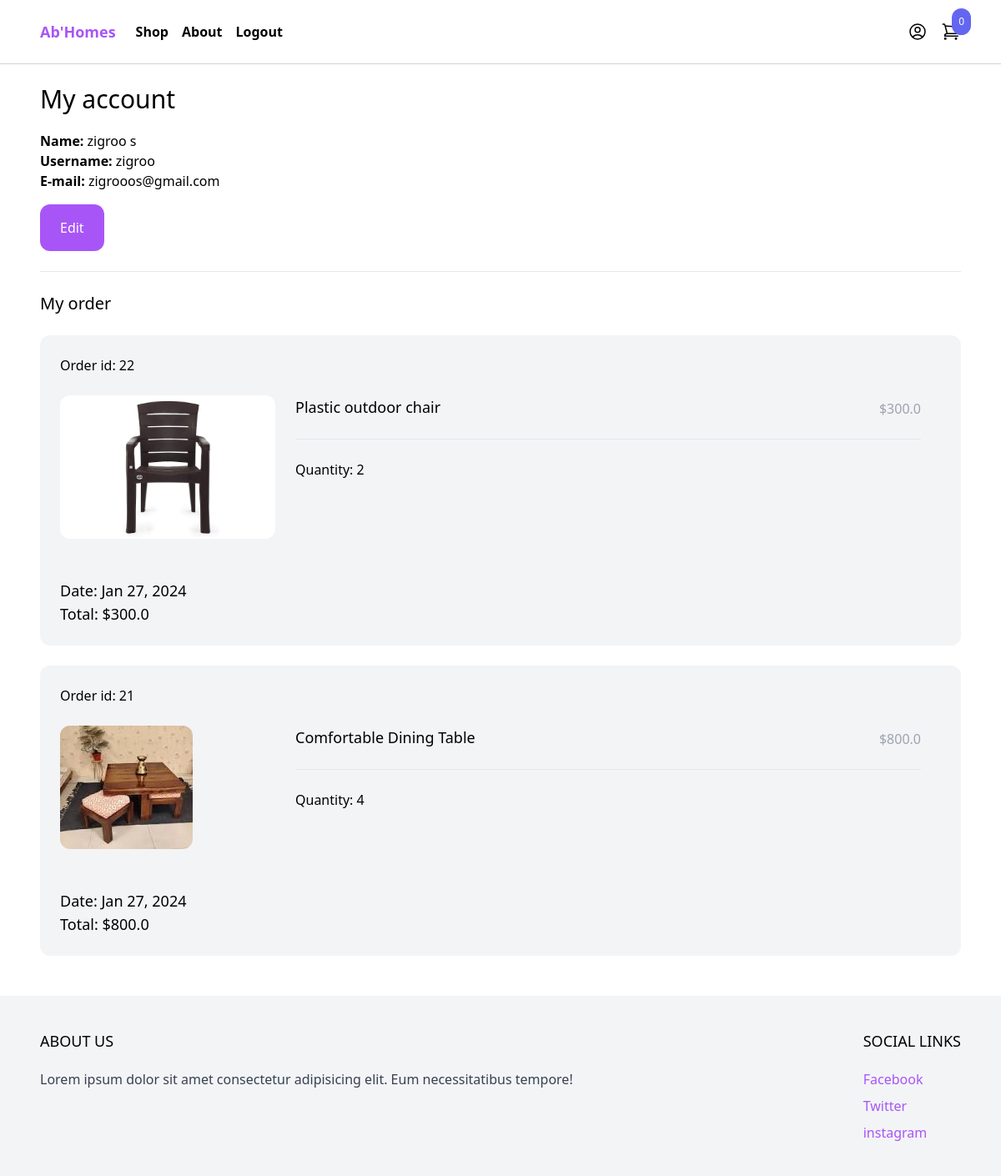
Screenshot of /myaccount/ (signed in) with the database file from the repository.
### order/models.py (models this page shows)
class Order(models.Model):
    ORDERED = 'ordered'
    SHIPPED = 'shipped'
    STATUS_CHOICES = (
        (ORDERED, 'Ordered'),
        (SHIPPED, 'Shipped')
    )
    user = models.ForeignKey(User, related_name='orders', blank=True, null=True, on_delete=models.CASCADE)
    first_name = models.CharField(max_length=255)
    last_name = models.CharField(max_length=255)
    email = models.CharField(max_length=255)
    address = models.CharField(max_length=255)
    zipcode = models.CharField(max_length=255)
    place = models.CharField(max_length=255)
    phone = models.CharField(max_length=255)
    payment_intent = models.CharField(max_length=255, null=True, blank=True)
    created_at = models.DateTimeField(auto_now_add=True)
    paid = models.BooleanField(default=False)
    paid_amount = models.IntegerField(blank=True, null=True)
    status = models.CharField(max_length=20, choices=STATUS_CHOICES, default=ORDERED)
    class Meta:
        ordering = ('-created_at',)
    def get_total_price(self):
        if self.paid_amount:
            return self.paid_amount / 100
        return 0

class OrderItem(models.Model):
    order = models.ForeignKey(Order, related_name='items', on_delete=models.CASCADE)
    product = models.ForeignKey(Product, related_name='items', on_delete=models.CASCADE)
    price = models.IntegerField()
    quantity = models.IntegerField(default=1)
    def get_total_price(self):
        return self.price / 100

### product/models.py (models this page shows, shortened)
class Product(models.Model):
    category = models.ForeignKey(Category, related_name='products', on_delete=models.CASCADE)
    name = models.CharField(max_length=255)
    slug = models.SlugField()
    description = models.TextField(blank=True, null=True)
    price = models.IntegerField(default=1)
    color = models.CharField(max_length=50, blank=True)
    created_at = models.DateField(auto_now_add=True)
    image = models.ImageField(upload_to='uploads/', blank=True, null=True)
    thumbnail = models.ImageField(upload_to='uploads/', blank=True, null=True)
    class Meta:
        ordering = ('-created_at',)
    def get_thumbnail(self):
        if self.thumbnail:
            return self.thumbnail.url

### core/views.py (the view)
# urls.py: path('myaccount/', myaccount, name='myaccount'),
@login_required(login_url='/login/')
def myaccount(request):
    return render(request, 'core/myaccount.html')

### cart/cart.py (called while the page is built)
    def __len__(self):
        return sum(item['quantity'] for item in self.cart.values())

### cart/context_processors.py (called while the page is built)
def cart(request):
    return {'cart': Cart(request)}

### core/templates/core/myaccount.html (shortened to what this page needs)
{% extends "core/base.html" %}
{% block content %}
    <div class="max-w-6xl mx-auto p-6">
        <h1 class="mb-5 text-3xl">My account</h1>
        <div class="mb-6">
            <strong>Name: </strong>{{ request.user.first_name }} {{ request.user.last_name }}<br>
            <strong>Username: </strong>{{ request.user.username }}<br>
            <strong>E-mail: </strong>{{ request.user.email }}<br>
            <a href="{% url 'edit_myaccount' %}" class="inline-block mt-4 py-4 px-6 rounded-xl text-white bg-purple-500 hover:bg-purple-700">Edit</a>
        </div>
        <hr>
        <h2 class="my-6 text-xl">My order</h2>
        {% for order in request.user.orders.all %}
            <div class="w-full mb-6 p-6 flex flex-wrap bg-gray-100 rounded-xl">
                <div class="mb-6 flex justify-between">
                    <a href="#">Order id: {{ order.id }}</a>
                </div>
                <div class="mb-6 w-full">
                    {% for item in order.items.all %}
                        <div class="product mb-6 flex pr-6">
                            <a href="#" class="w-1/4">
                                <img src="{{ item.product.get_thumbnail }}" class="hover:shadow-lg rounded-xl" alt="dummy">
                            </a>
                            <div class="w-3/4 pl-6">
                                <div class="flex justify-between">
                                    <a href="#" class="text-lg">{{ item.product.name }}</a>
                                    <p class="mb-6 pt-1 text-gray-400">${{ item.get_total_price }}</p>
                                </div>
                                <hr>
                                <div class="mt-6">
                                    Quantity: {{ item.quantity }}
                                </div>
                            </div>
                        </div>
                    {% endfor %}
                </div>
                <div>
                    <p class="text-lg">Date: {{ order.created_at|date:"M d, Y" }}</p>
                    <p class="text-lg">Total: ${{ order.get_total_price }}</p>
                </div>
            </div>
        {% endfor %}
    </div>
{% endblock %}

### rows the page displays
Order: id "22", created_at "Jan 27, 2024", get_total_price "300.0"
OrderItem: product.get_thumbnail (picture), product.name "Plastic outdoor chair", get_total_price "300.0", quantity "2"
Order: id "21", created_at "Jan 27, 2024", get_total_price "800.0"
OrderItem: product.get_thumbnail (picture), product.name "Comfortable Dining Table", get_total_price "800.0", quantity "4"

### other values shown
{{ cart|length }} "0"
{{ request.user.first_name }} "zigroo"
{{ request.user.last_name }} "s"
{{ request.user.username }} "zigroo"
{{ request.user.email }} "zigrooos@gmail.com"
